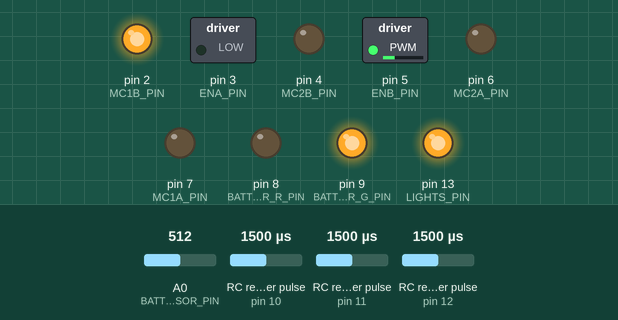
Simulated run of this sketch. Board: Arduino Uno, built with avr-gcc and run on an emulated ATmega328P. On the bench: switched loads named in the sketch (green lamp = pin HIGH), output pins drawn as LEDs (lit = HIGH). Wiring (inferred from the names in the program): 3 × RC receiver channel: data pin 10 / data pin 11 / data pin 12. The inputs (shaded band) are chosen by the test bench; at power-on: RC receiver pulse (sensors on pin 10, pin 11, pin 12) 1500 µs, A0 (BATTERY_SENSOR_PIN) = 512.

Above: at 1.2 s.
1.3 s: RC receiver pulse (sensor on pin 10) set to 1020 µs
At 2.5 s:
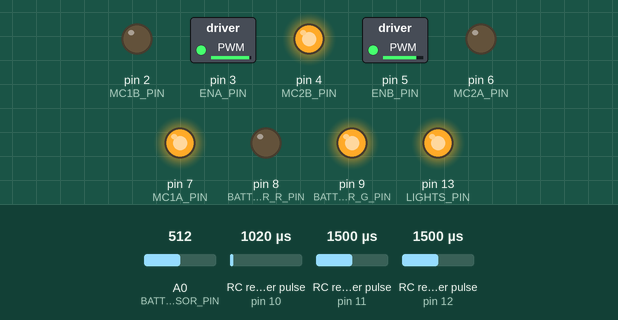
2.8 s: RC receiver pulse (sensor on pin 11) set to 1020 µs
At 3.8 s:
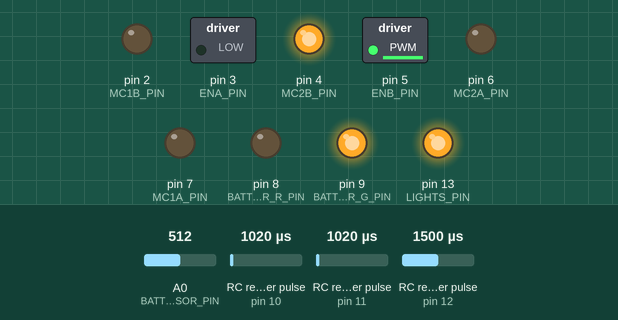
4.3 s: RC receiver pulse (sensor on pin 12) set to 1481 µs
5.8 s: RC receiver pulse (sensor on pin 12) set to 1456 µs
At 6.2 s:
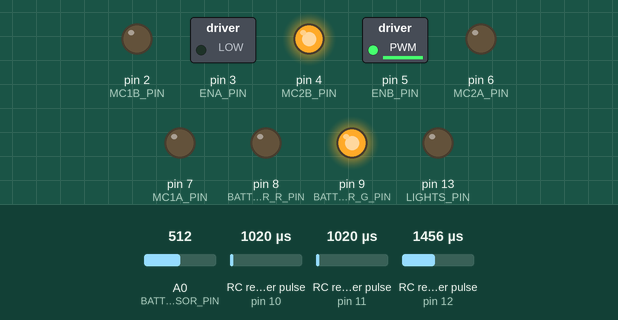
7.3 s: A0 (BATTERY_SENSOR_PIN) set to 457
8.8 s: A0 (BATTERY_SENSOR_PIN) set to 439
At 9.1 s:
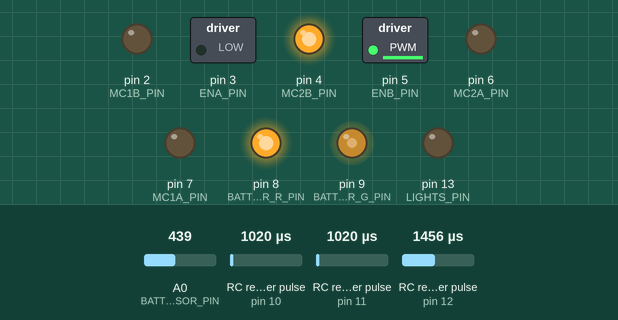
Timing chart, 0 to 11.3 s (numbered marks = the images above; inputs shaded):
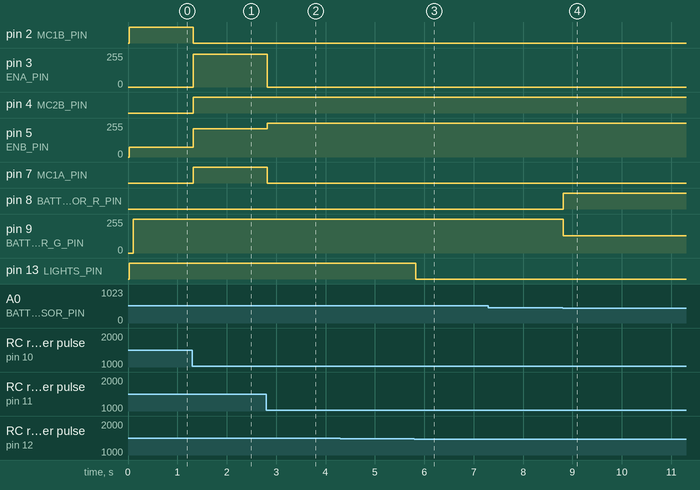

The sketch:

lego-tractor.ino
```cpp
#include <IBusBM.h>

// #define TRACING

#define MOTOR_A 0
#define MOTOR_B 1

#define MOTOR_STATE_BRAKE    0
#define MOTOR_STATE_FORWARD  1
#define MOTOR_STATE_REVERSE -1

#define CHANNEL_MIN_VALUE 1000
#define CHANNEL_MAX_VALUE 2000
#define CHANNEL_CORRECTION 40

#define STICK_DEAD_ZONE_MIN CHANNEL_MIN_VALUE + (CHANNEL_MAX_VALUE - CHANNEL_MIN_VALUE) / 2 - 15
#define STICK_DEAD_ZONE_MAX CHANNEL_MIN_VALUE + (CHANNEL_MAX_VALUE - CHANNEL_MIN_VALUE) / 2 + 15

#define BATTERY_STATUS_OK         1
#define BATTERY_STATUS_LOW        2
#define BATTERY_STATUS_DISCHARGED 3

#define ENA_PIN  3
#define ENB_PIN  5
#define MC1A_PIN 7
#define MC2A_PIN 6
#define MC1B_PIN 2
#define MC2B_PIN 4

#define CH1_PIN 10
#define CH2_PIN 11
#define CH5_PIN 12

#define LIGHTS_PIN 13

#define BATTERY_SENSOR_PIN A0

#define BATTERY_INDICATOR_R_PIN 8
#define BATTERY_INDICATOR_G_PIN 9

IBusBM IBus;

int motorStates[2] = {MOTOR_STATE_BRAKE, MOTOR_STATE_BRAKE};
unsigned long batteryTimer;
bool lightsOn;
int batteryStatus;

void setup() {
  Serial.begin(115200);

  IBus.begin(Serial);
  IBus.addSensor(IBUSS_EXTV);

  pinMode(ENA_PIN, OUTPUT);
  pinMode(ENB_PIN, OUTPUT);
  pinMode(MC1A_PIN, OUTPUT);
  pinMode(MC2A_PIN, OUTPUT);
  pinMode(MC1B_PIN, OUTPUT);
  pinMode(MC2B_PIN, OUTPUT);
  pinMode(LIGHTS_PIN, OUTPUT);
  pinMode(BATTERY_INDICATOR_R_PIN, OUTPUT);
  pinMode(BATTERY_INDICATOR_G_PIN, OUTPUT);

  driveOrBrakeMotor(MOTOR_A, 0);
  driveOrBrakeMotor(MOTOR_B, 0);

  updateBattery();
  if (batteryStatus == BATTERY_STATUS_DISCHARGED) {
    while (true) {}
  }
}

void loop() {
  IBus.loop();

  updateMotors();
  updateLights();
  updateBattery();

  #ifdef TRACING
  delay(500);
  #endif
}

void updateMotors() {
  int x = readStick(CH1_PIN, -255, 255);
  int y = readStick(CH2_PIN, -255, 255);

  int rightDuty = constrain(y + x, -255, 255);
  int leftDuty = constrain(y - x, -255, 255);

  #ifdef TRACING
  Serial.print("Right duty: ");
  Serial.println(rightDuty);
  Serial.print("Left duty: ");
  Serial.println(leftDuty);
  #endif

  driveOrBrakeMotor(MOTOR_A, leftDuty);
  driveOrBrakeMotor(MOTOR_B, rightDuty);
}

void updateLights() {
  if (lightsOn != readSwitch(CH5_PIN)) {
    lightsOn = !lightsOn;
    if (lightsOn) {
      digitalWrite(LIGHTS_PIN, HIGH);
    } else {
      digitalWrite(LIGHTS_PIN, LOW);
    }
  }
}

void updateBattery() {
  unsigned long now = millis();
  if (now - batteryTimer >= 100) {
    batteryTimer = now;

    int status;
    float voltage = readBatteryVoltage();
    if (voltage > 6.5) {
      status = BATTERY_STATUS_OK;
    } else if (voltage > 6.0) {
      status = BATTERY_STATUS_LOW;
    } else {
      status = BATTERY_STATUS_DISCHARGED;
    }

    setBatteryStatus(status);
    IBus.setSensorMeasurement(1, voltage * 100);
  }
}

float readBatteryVoltage() {
  int readNumber = 32;
  float sum = 0;
  float f = 5.0 / 1024.0 * 3.0;
  for (int i = 0; i < readNumber; i++) {
    sum += (float) analogRead(BATTERY_SENSOR_PIN) * f;
  }
  return round(sum / (float) readNumber * 10.0) / 10.0;
}

void setBatteryStatus(int status) {
  if (batteryStatus != status) {
    batteryStatus = status;
    if (status == BATTERY_STATUS_OK) {
      digitalWrite(BATTERY_INDICATOR_R_PIN, LOW);
      digitalWrite(BATTERY_INDICATOR_G_PIN, HIGH);
    } else if (status == BATTERY_STATUS_LOW) {
      digitalWrite(BATTERY_INDICATOR_R_PIN, HIGH);
      analogWrite(BATTERY_INDICATOR_G_PIN, 128);
    } else {
      digitalWrite(BATTERY_INDICATOR_R_PIN, HIGH);
      digitalWrite(BATTERY_INDICATOR_G_PIN, LOW);
    }
  }
}

void driveOrBrakeMotor(int motor, int duty) {
  int enPin, mc1Pin, mc2Pin;
  if (motor == MOTOR_A) {
    enPin = ENA_PIN;
    mc1Pin = MC1A_PIN;
    mc2Pin = MC2A_PIN;
  } else {
    enPin = ENB_PIN;
    mc1Pin = MC1B_PIN;
    mc2Pin = MC2B_PIN;
  }

  int newState = duty == 0 ? MOTOR_STATE_BRAKE : (duty > 0 ? MOTOR_STATE_FORWARD : MOTOR_STATE_REVERSE);
  if (newState != motorStates[motor]) {
    if (newState == MOTOR_STATE_BRAKE) {
      digitalWrite(enPin, LOW);
      digitalWrite(mc1Pin, LOW);
      digitalWrite(mc2Pin, LOW);
    } else if (newState == MOTOR_STATE_FORWARD) {
      digitalWrite(enPin, LOW);
      digitalWrite(mc1Pin, HIGH);
      digitalWrite(mc2Pin, LOW);
    } else {
      digitalWrite(enPin, LOW);
      digitalWrite(mc1Pin, LOW);
      digitalWrite(mc2Pin, HIGH);
    }

    motorStates[motor] = newState;
  }

  if (motor == MOTOR_B) {
    duty = compensateGearTrain(duty);
  }
  analogWrite(enPin, abs(duty));
}

int compensateGearTrain(int duty) {
  if (duty == 0) {
    return 0;
  }

  float f = 40.0 - (float) abs(duty) * 0.16;
  if (duty > 0) {
    return min(duty + f, 255);
  }
  return max(duty - f, -255);
}

int readChannel(int channel) {
  int val = pulseIn(channel, HIGH, 30000);

  #ifdef TRACING
  Serial.print("Channel ");
  if (channel == CH1_PIN) {
    Serial.print("1");
  } else if (channel == CH2_PIN) {
    Serial.print("2");
  } else {
    Serial.print("3");
  }
  Serial.print(": ");
  Serial.println(val);
  #endif

  if (val == 0) {
    return 0;
  }
  return constrain(val + CHANNEL_CORRECTION, CHANNEL_MIN_VALUE, CHANNEL_MAX_VALUE);
}

int readStick(int channel, int minVal, int maxVal) {
  int val = readChannel(channel);
  if (val == 0 || (val >= STICK_DEAD_ZONE_MIN && val <= STICK_DEAD_ZONE_MAX)) {
    return 0;
  }
  return map(val, CHANNEL_MIN_VALUE, CHANNEL_MAX_VALUE, minVal, maxVal);
}

bool readSwitch(int channel) {
  return map(readChannel(channel), CHANNEL_MIN_VALUE, CHANNEL_MAX_VALUE, 0, 100) > 50;
}
```

Measured:
- the behaviour switches between 1469 and 1468 µs on RC receiver pulse (sensor on pin 12) (found by bisection; images 2 and 3)
- the behaviour switches between 448 and 447 on A0 (BATTERY_SENSOR_PIN) (found by bisection; images 3 and 4)
- after the input at 1.3 s, pin 2 (MC1B_PIN): HIGH → LOW at once; pin 3 (ENA_PIN): 0/255 → 244/255 at once; pin 4 (MC2B_PIN), pin 7 (MC1A_PIN): LOW → HIGH at once; pin 5 (ENB_PIN): 73/255 → 211/255 at once
- after the input at 2.8 s, pin 3 (ENA_PIN): 244/255 → 0/255 at once; pin 5 (ENB_PIN): 211/255 → 254/255 at once; pin 7 (MC1A_PIN): HIGH → LOW at once
- after the input at 4.3 s, every drawn part: stays the same
- after the input at 5.8 s, pin 13 (LIGHTS_PIN): HIGH → LOW at once
- after the input at 7.3 s, every drawn part: stays the same
- after the input at 8.8 s, pin 8 (BATTERY_INDICATOR_R_PIN): LOW → HIGH at once; pin 9 (BATTERY_INDICATOR_G_PIN): 255/255 → 128/255 at once
